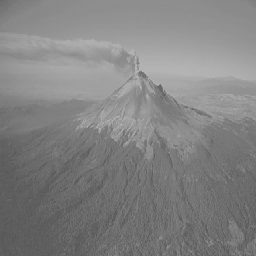
#> input picture img/popo.bmp, 256 x 256 px, found by its file name
$ python Umbralizacion.py
#> lines starting #> are read from the running program, lines starting #| are printed output that depends on the picture; after the words box and inside, x2 and y2 are one past the last pixel; in counts of white or black regions, pixels touching at a corner belong together
# Umbralización

# Nombre: Ana Graciela Vassallo Fedotkin
# Expediente: 278775
# Fecha: 22 de Febrero 2021.

import cv2
from matplotlib import pyplot as plt
import numpy as np

im1 = cv2.imread('img/popo.bmp', 2)
#> im1 is the input picture: shape (256, 256); min 87, max 180, mean 130

ret, th1 = cv2.threshold(im1, 127, 255, cv2.THRESH_BINARY)
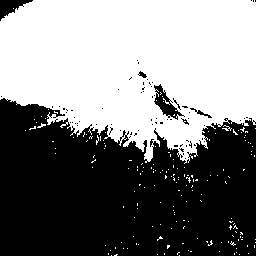
#> th1: shape (256, 256); 49.7% white; 176 white regions (173 under 20 px), largest, box (x1, y1, x2, y2) and area: (0, 0, 256, 164) 32084, (222, 125, 232, 131) 23, (37, 123, 46, 128) 20
ret2, th2 = cv2.threshold(im1, 127, 255, cv2.THRESH_BINARY_INV)
ret3, th3 = cv2.threshold(im1, 127, 255, cv2.THRESH_TRUNC)
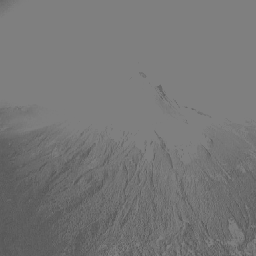
#> th3: shape (256, 256); min 87, max 127, mean 118.2
ret4, th4 = cv2.threshold(im1, 127, 255, cv2.THRESH_TOZERO)
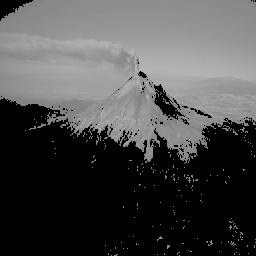
#> th4: shape (256, 256); min 0, max 180, mean 74.8
ret5, th5 = cv2.threshold(im1, 127, 255, cv2.THRESH_TOZERO_INV)
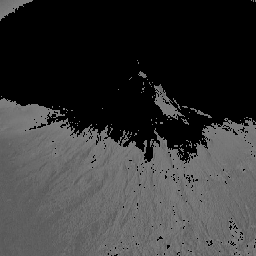
#> th5: shape (256, 256); min 0, max 127, mean 55.1

dimensiones = im1.shape
#> dimensiones = (256, 256)
r = dimensiones[0]
#> r = 256
c = dimensiones[1]
#> c = 256

titles = ['Original Image', 'BINARY', 'BINARY_INV', 'TRUNC', 'TOZERO', 'TOZERO_INV']
images = [im1, th1, th2, th3, th4, th5]
for i in range(6):
    plt.subplot(2, 3, i+1), plt.imshow(images[i], 'gray')
    plt.title(titles[i])
    plt.xticks([]), plt.yticks([])

plt.show()
